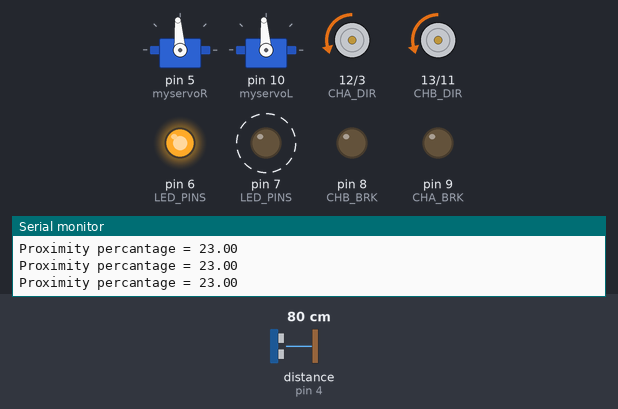
Bench run of a sketch on a simulated Arduino Uno, built with avr-gcc and run on an emulated ATmega328P. On the bench: 2 × servo, direction and speed pins drawn as motors (green arrow = direction pin HIGH = forward, orange = LOW = backward, longer = more drive), output pins drawn as LEDs (lit = HIGH), the last lines printed to the serial monitor. Wiring (inferred from the names in the program): ultrasonic range finder: trigger pin 4; echo pin 4. Dashed ring = blinking. Inputs (shaded band) come from the test bench; at power-on: distance to the obstacle (sensor on pin 4) 80 cm. The echo pulse lasts 58.3 µs per cm; random numbers use the default seed unless the sketch sets one.

Above: at 1.2 s.
1.3 s: distance to the obstacle (sensor on pin 4) set to 2 cm
At 1.8 s:
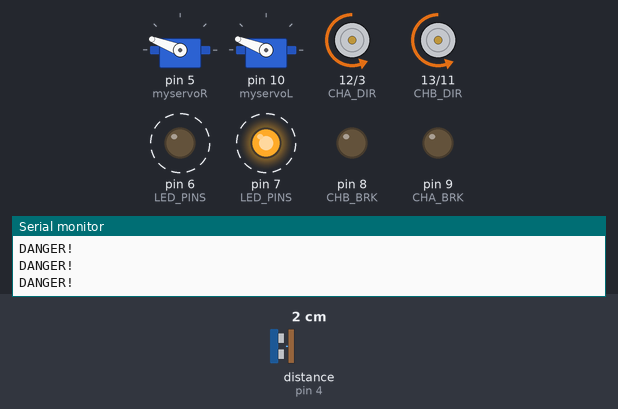
4.3 s: distance to the obstacle (sensor on pin 4) set to 120 cm
At 5.1 s:
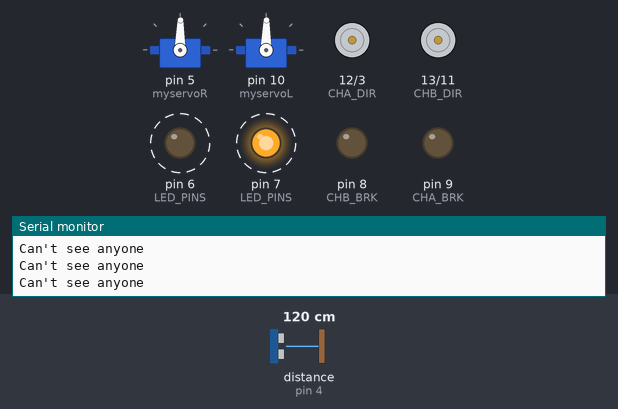
7.3 s: distance to the obstacle (sensor on pin 4) set to 103 cm
At 7.9 s:
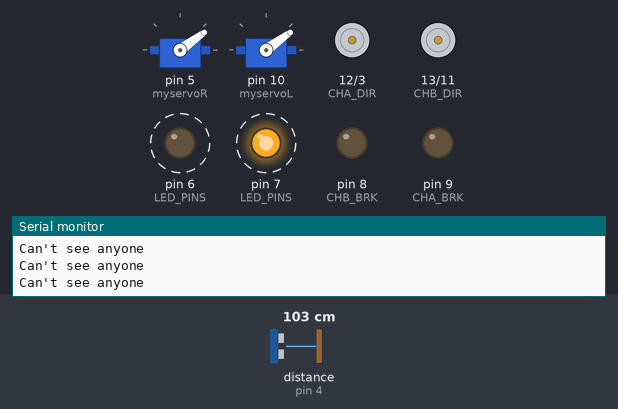
10.3 s: distance to the obstacle (sensor on pin 4) set to 95 cm
At 10.59 s:
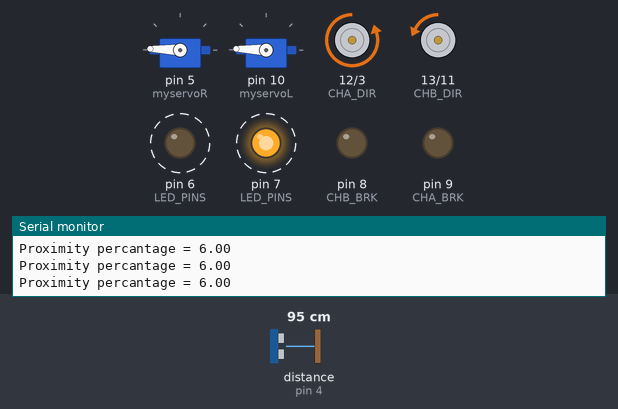
13.3 s: distance to the obstacle (sensor on pin 4) set to 4 cm
16.3 s: distance to the obstacle (sensor on pin 4) set to 18 cm
Timing chart, 0 to 20.3 s (numbered marks = the images above; inputs shaded):
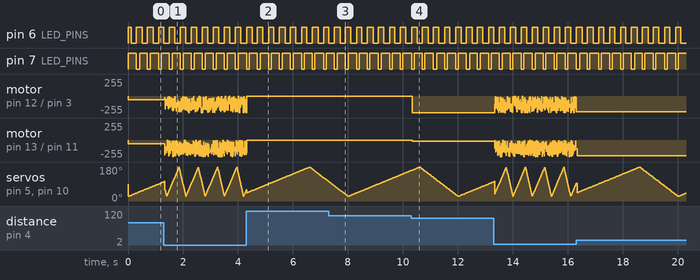

Measured:
- the behaviour switches between 100 and 99 cm on distance to the obstacle (sensor on pin 4) (found by bisection; images 3 and 4)
- after the input at 10.3 s, motor on pin 12 (CHA_DIR) / pin 3 (CHA_PWM): stopped → backward 252/255 at once; motor on pin 13 (CHB_DIR) / pin 11 (CHB_PWM): stopped → backward 15/255 at once
- by itself, pin 6 (LED_PINS): alternates HIGH for 0.19 s and LOW for 0.19 s
- by itself, pin 7 (LED_PINS): alternates HIGH for 0.31 s and LOW for 0.09 s

The sketch:

Personal_space_movement_breathing_LED.ino
```cpp
#include <Servo.h>
#include "PersonalSpace.cpp"
#define READ_DELAY 10 //Delay between readings in milliseconds (used to be 100)

//int myPins[] = { 7, 6,};
//int pattern1[][2] = {
// { 1, 1 },
// { 1, 0},
// { 0,1},
//};
//int pattern2[][2] = {
//{ 1,0 },
//{ 0, 1 },
//{ 0, 0 },
//};

int breatheCycleMilliseconds = 4000;
PersonalSpace personalSpace;

#define CHB_DIR 13
#define CHB_PWM 11
#define CHB_BRK 8
#define CHB_SNS A1

#define CHA_DIR 12
#define CHA_PWM 3
#define CHA_BRK 9
#define CHA_SNS A0

//PersonalSpace personalSpace;
//Servo myservo;  // create servo object to control a servo
// twelve servo objects can be created on most boards

//int pos = 0;    // variable to store the servo position


void init_motor() {
  // initialize the PWM pins
  pinMode(CHB_PWM, OUTPUT);
  digitalWrite(CHB_PWM, LOW);
  // initialize the PWM pins
  pinMode(CHA_PWM, OUTPUT);
  digitalWrite(CHA_PWM, LOW);

  pinMode(CHA_DIR, OUTPUT);
  pinMode(CHA_BRK, OUTPUT);
  digitalWrite(CHA_DIR, LOW);
  digitalWrite(CHA_BRK, LOW);
  pinMode(CHB_DIR, OUTPUT);
  pinMode(CHB_BRK, OUTPUT);
  digitalWrite(CHB_DIR, LOW);
  digitalWrite(CHB_BRK, LOW);

  Serial.println( "initializing motor" );


}
void setup()
{
  //Start the serial connection
   Serial.begin(9600);
   //myservo.attach(5);  // attaches the servo on pin 5 to the servo object
   setupBreathing();
   ledSetup ();
   init_motor();
}

void loop()
{

  personalSpace.measure_distance();
  patternUpdate();
  // this ensures that the robot only reacts within the sight range
  if (personalSpace.isInRange()) {

    if (personalSpace.isInDangerDistance()) {
      // here you will trigger the shutdown system
      Serial.println("DANGER!");
      analogWrite(CHB_PWM, random(0,255));
      analogWrite(CHA_PWM, random(0,255));
      breatheCycleMilliseconds = 700;

      //servo movement
//for (pos = 0; pos <= 180; pos += 1) { // goes from 0 degrees to 180 degrees
    // in steps of 1 degree
    //myservo.write(pos);              // tell servo to go to position in variable 'pos'
    //delay(15);                       // waits 15ms for the servo to reach the position
  //}
 // for (pos = 180; pos >= 0; pos -= 1) { // goes from 180 degrees to 0 degrees
  //  myservo.write(pos);              // tell servo to go to position in variable 'pos'
   // delay(15);                       // waits 15ms for the servo to reach the position


   // }
    }    else {
      Serial.print("Proximity percantage = ");
      float perc = personalSpace.getProximityPercentage();
     //steering
      Serial.println(perc);
      analogWrite(CHB_PWM, map(perc,0,100,0,255));
      analogWrite(CHA_PWM, map(perc,0,100,0,255));

      breatheCycleMilliseconds = 4000;
      //This shows the range in percentage from 0 to 100% within the range untill the DANGER range
    }


  } else {
    Serial.println("Can't see anyone");
    //Range above the defined sight range
     analogWrite(CHB_PWM, 0);
     analogWrite(CHA_PWM, 0);
     breatheCycleMilliseconds = 4000;
  }
  updateBreathing();
  //Delay before the next reading
  //delay(READ_DELAY);
}
```

LED_control.ino
```cpp
int LED_PINS [] = {7, 6};


int pattern1[][2] = {
 { 1, 1 },
 { 1, 0},
 { 0,1},
};
int pattern2[][2] = {
{ 1,0 },
{ 0, 1 },
{ 0, 0 },
};

int patternSpeed = 100; // milliseconds

void ledSetup () {
  for (int i = 0; i < 5; i = i + 1) {
    int pin = LED_PINS[i];
    pinMode(pin, OUTPUT);
    //digitalWrite(pin, HIGH);
  }
}


void patternUpdate () {
  int timeIndex = millis() / patternSpeed;
  int patternLength = sizeof(pattern1[0]);
  timeIndex = timeIndex % patternLength; // this gives you always numbers between 0 and patternlength

  for (int i = 0; i < 5; i = i + 1) {
    int pin = LED_PINS[i];
    //int[] patternForPin = pattern[i];
    int pinValue = pattern1[i][timeIndex];
    if (pinValue == 1)
      digitalWrite(pin, HIGH);
      else
      digitalWrite(pin, LOW);
  }

}
```

PersonalSpace.cpp
```cpp
#include "Arduino.h"
#define PING_PIN 4 //Use digital pin 4  for the range finder
#define MAX_DEPTH_SIGHT 100 // the distance in cm it can "see"
#define DANGER_DISTANCE 10 // the danger distance in cm it can "see"

//D4 is connected to STG
//5V is connected to VCC
//GND is connected to GND
//NC is not used

class PersonalSpace {

    long cm;

  public:

    PersonalSpace() {}

    void measure_distance() {
      //Set Ping Pin to OUTPUT mode
      pinMode(PING_PIN, OUTPUT);
      //Send a HIGH signal for 5 microseconds
      digitalWrite(PING_PIN, HIGH);
      delayMicroseconds(5);
      digitalWrite(PING_PIN, LOW);

      //Now read back the distance as a time value (microseconds) using the same pin
      pinMode(PING_PIN, INPUT);
      long duration = pulseIn(PING_PIN, HIGH);

      //Convert the time into a distance
      cm  = microsecondsToCentimeters(duration);
    }

    bool isInRange() {
      return cm < MAX_DEPTH_SIGHT;
    }

    bool isInDangerDistance() {
      return cm < DANGER_DISTANCE;
    }

    int getProximityPercentage()
    {
      return map(cm,DANGER_DISTANCE,MAX_DEPTH_SIGHT,100,0);
      //Defines the sight range untill the DANGER range from 0 to 100%
    }

    long getTheDistance()
    {
      return cm;
    }

    long microsecondsToCentimeters(long microseconds)
    {
      //The speed of sound is 340 m/s or 29 microseconds per centimeter
      //The ping travels twice the distance, there and back and so divide by 58
      return microseconds / 58;
    }
};
```

breathign.ino
```cpp
int breatheMin = 25;
int breatheMax = 180;

float breatheOutPercentage = 0.65f;

Servo myservoR;  // create servo object to control a servo
Servo myservoL;

void setupBreathing() {
  myservoR.attach(5);  // attaches the servo on pin 9 to the servo object
  myservoL.attach(10); // attaching second servo to pin 2
}

void updateBreathing() {
  int clippedMS = millis() % breatheCycleMilliseconds;
  float breatheCyclePercentage = clippedMS / (float)breatheCycleMilliseconds; // a number between 0 and 1 depending on where we are in the breathing cycle

  float value = 0;
  if (breatheCyclePercentage < breatheOutPercentage) {
    value = mapF(breatheCyclePercentage, 0, breatheOutPercentage, breatheMin, breatheMax);
  } else {
    value = mapF(breatheCyclePercentage, breatheOutPercentage, 1.0, breatheMax, breatheMin);
  }
  myservoR.write((int)value);
  myservoL.write((int)value);
}

float mapF(float v, float v0, float v1, float o0, float o1) {
  return o0 + (o1-o0)*(v-v0)/(v1-v0);
}
```
